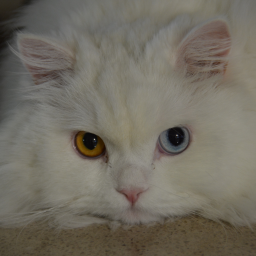
#> input picture HW2NumpyImage/filename.png, 256 x 256 px
$ jupyter execute --allow-errors homework2.ipynb
#> lines starting #> are read from the running program, lines starting #| are printed output that depends on the picture
### HW2NumpyImage/homework2.py
import numpy as np
from PIL import Image, ImageFilter
import urllib.request
import pandas as pd
import matplotlib.pyplot as plt
def invert_image(img) :
  a = np.arange(256*256*3).reshape((256,256,3))
  a.fill(255)
  return plt.imshow(a - img)
# [8 lines left out: function grayscale_image, not called in this run]

def boundary(img, cutoff):
  segmented_Image = img.copy()

  for i in range(3):
    segmented_Image[:,:,i] = np.array(img[:, :, 0])/3 + np.array(img[:, :, 1])/3 + np.array(img[:, :, 2])/3

  for i in range(256) :
    for j in range(256) :
      for k in range(3) :
        if segmented_Image[i][j][k] < cutoff :
          segmented_Image[i][j][k] = 0
        else :
          segmented_Image[i][j][k] = 255

  return plt.imshow(segmented_Image)

def flip(img, by = None) :
  if by == 'vertical' :
    return plt.imshow(img[::-1])
  elif by == 'horizontal' :
    return plt.imshow(img[:,::-1])
  else :
    return print("Choose one between 'vertical' or 'horizontal'.")

def padding(img, padding_size, pad=255):
  if type(padding_size) == int :
    a = np.zeros(padding_size*(padding_size + padding_size + 256)*3).reshape(padding_size,(padding_size + padding_size + 256),3)
    a.fill(pad)
    b = np.zeros(256*padding_size*3).reshape(256,padding_size,3)
    b.fill(pad)
    c = np.zeros(256*padding_size*3).reshape(256,padding_size,3)
    c.fill(pad)
    d = np.zeros(padding_size*(padding_size + padding_size + 256)*3).reshape(padding_size,(padding_size + padding_size + 256),3)
    d.fill(pad)
  else :
    a = np.zeros(padding_size[0]*(padding_size[1] + padding_size[1] + 256)*3).reshape(padding_size[0],(padding_size[1] + padding_size[1] + 256),3)
    a.fill(pad)
    b = np.zeros(256*padding_size[1]*3).reshape(256,padding_size[1],3)
    b.fill(pad)
    c = np.zeros(256*padding_size[1]*3).reshape(256,padding_size[1],3)
    c.fill(pad)
    d = np.zeros(padding_size[0]*(padding_size[1] + padding_size[1] + 256)*3).reshape(padding_size[0],(padding_size[1] + padding_size[1] + 256),3)
    d.fill(pad)

  new = np.concatenate((a,np.concatenate((b,img,c), axis=1),d), axis=0)
  return plt.imshow(new.astype(np.uint8))

### HW2NumpyImage/homework2.ipynb
### Images

#### 1. Image file

**1.1 Image file**
- Digital image는 화소(pixel)이라고 부르는 점들의 색과 밝기를 지정해서 표현한다.
- 각 pixel은 밝기를 지정하는 0에서 255까지, 266개의 값으로 구성된다. 숫자가 커질수록 더 밝은 점이 된다.
- Python에선 int를 사용할 경우 0-255, float을 사용하면 [0,1] scale로 해석한다.
- 흑백사진의 경우 각 pixel 당 밝기를 결정하는 하나의 숫자, 컬러사진은 빛의 삼원색인 Red, Green, Blue 각각의 밝기를 조합하여 색을 만든다.

**1.2  Resolution**
- 화질을 표시하는 해상도(resolution)는 2.51cm 안에 들어있는 화소의 수를 기준으로 PPI (pixels per inch)나 DPI ( ink dots per inch)로 표시한다.
- 화소수가 많다고 화질이 좋아지는 것은 아니고 화질이 좋기 위해서 화소수가 많아야 한다.

**1.3  Color depth**
- 색을 구분하는 단계로 보통 삼원색의 상대적인 밝기에 따라 색상이 정해진다.
- True color (24 bit)은 각 색을 256단계로 구분하므로 $256×256×256=(2^8)3=2^{24}=16,777,216$ 가지 색상을 표현할 수 있다.
- 5 bit 까지는 사전에 지정한 palette을 사용하며 8 bit 이상은 RGB의 단계를 조정해 색을 표현한다.
- 보통 인간이 구분할 수 있는 색은 일천만가지 정도라고 알려져 있다.

#### 2. Example

**2.1 read files**

Internet 상의 image를 사용할 때 URL로 image를 직접 읽는 것은 지원을 하지 않으므로 다음과 같이 URL을 열고 내용을 읽어야 한다.

[cell 1]
from PIL import Image, ImageFilter
import urllib.request

url = 'https://raw.githubusercontent.com/k5yi/econ2005/master/datasets/%EC%8B%9C%EC%95%84.png'
#> (the rest of this cell did not finish here and is left out)

예제로 사용한 고양이 사진은  256×256  크기의 사진이다. local folder에선 imread로 image file을 array로 직접 변환해 사용할 수 있다

[cell 2]
import matplotlib.image as mpimg

img = mpimg.imread(r'filename.png')
#> img is the input picture: shape (256, 256, 3) float32; mean R, G, B 0.446, 0.427, 0.383

**2.2 Pillow.Image module**

생성한 image object는 다양한 method들이 정의되어 있다

[cell 3]
import matplotlib.pyplot as plt

fig, ax = plt.subplots(1,3, figsize=(9,4))
#> (the rest of this cell did not finish here and is left out)

#### 3. Homeworks

이 과제에선 Numpy를 이용하여 위 예시의 작업을 처리하는 code를 직접 작성해 본다. image의 pixel 정보를 numpy로 수정하기 위해선 image file을 array로 변환해야 한다.

예제의 사진을 array로 변환하면 shape이 (width, height, depth) = (256, 256, 3)가 된다.

총 pixel의 수는 width와 height의 곱인 65,536( $2^8×2^8$ )개이고 RGB의 밝기를 마지막 축의 3개 숫자로 지정한다.

[cell 4]
import numpy as np

#> (the rest of this cell did not finish here and is left out)

**3.1 Invert Image**

RGB에 지정된 Pixel의 밝기를 (255-x)와 같이 반대로 만드는 함수를 만든다.

[cell 5]
from homework2 import invert_image

invert_image(img)
plt.show()

**3.2 Grayscale Image**

일정 밝기 이상의 pixel은 가장 밝게하고 '흰색(255)'으로 처리하고 이외 pixel은 '검정색(0)'으로 바꿔준다.

[cell 6]
from homework2 import boundary

boundary(img, cutoff = 100)
#> after the loop in boundary, `for i in range(256) :`: segmented_Image: shape (256, 256, 3) float32; every value is 0
plt.show()

**3.4 Flip Image**

image를 반전하는 함수를 만든다. Pixel의 위치를 기준에 맞게 다시 정렬하면 된다

[cell 7]
from homework2 import flip

flip(img, by = 'vertical')
plt.title('flipped vertically', fontfamily = 'Serif', fontsize = 12)
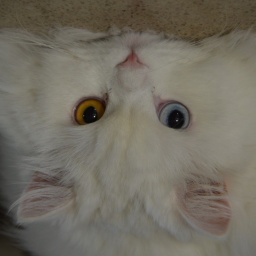
#> shown: shape (256, 256, 3) float32; mean R, G, B 0.446, 0.427, 0.383

[cell 8]
flip(img, by = 'horizontal')
plt.title('flipped horizontally', fontfamily = 'Serif', fontsize = 12)
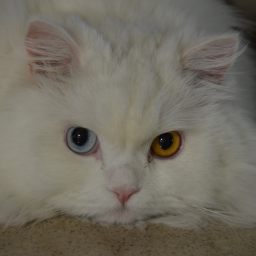
#> shown: shape (256, 256, 3) float32; mean R, G, B 0.446, 0.427, 0.383

**3.5 Padding**

padding은 image뿐아니라 자연어, 시계열자료 등 다양한 분야에서 사용한다.
image의 위아래와 좌우에 흰색으로 테를 두르는 함수를 만든다.
padding_size는 위/아래, 왼쪽/오른쪽의 테두리 크기이다.
padding을 한 결과물의 shape은 (width+2×padding_size,height+2×padding_size,depth)이다

[cell 9]
from homework2 import padding

padding(img, padding_size = 20, pad = 255)
#> in padding, `new = np.concatenate((a,np.concatenate((b,img,c), axis=1),d), axis=0)`:
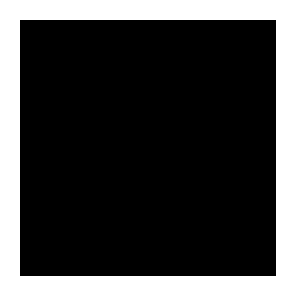
#> new: shape (296, 296, 3) float64; mean R, G, B 64.6, 64.6, 64.5

[cell 10]
padding(img, padding_size = (10,20), pad = 255)
#> call 2 of padding, with padding_size = (10, 20), pad = 255
#> in padding (call 2), `new = np.concatenate((a,np.concatenate((b,img,c), axis=1),d), axis=0)`:
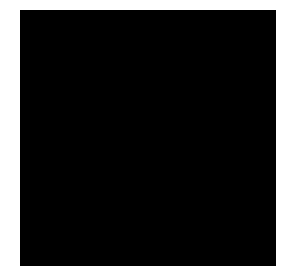
#> new: shape (276, 296, 3) float64; mean R, G, B 50.8, 50.8, 50.7
